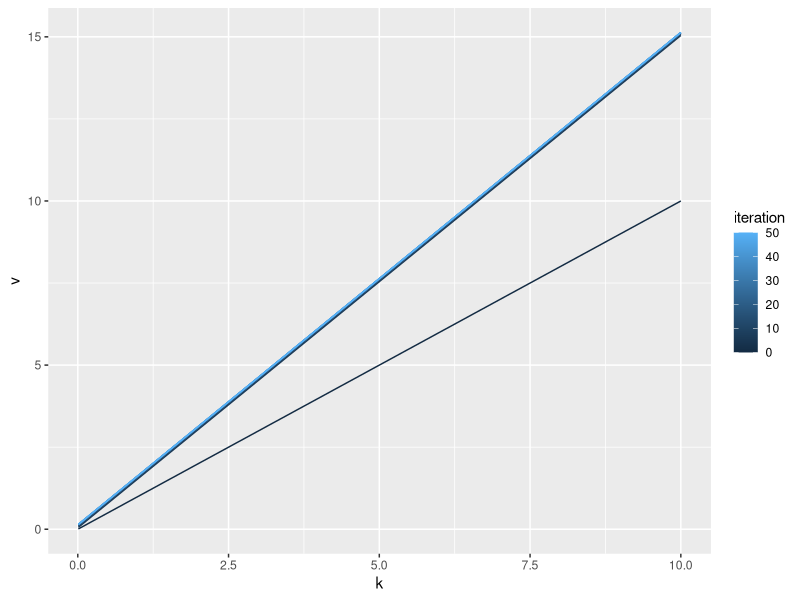

This figure's R source:
rm(list=ls())

# Parameter settings
discountFactor <- 0.9
returnsToScale <- 1.0
TFP <- 1.0
depreciation <- 1.0

## Settings for value function approximation
## We approximate V(k) by linearly interpolating between on k.grid
k.grid <- seq(from=0.01,to=10,length.out=100)
iterations <- 50 ## number of bellmanOperator iterations

## model primitives
productionFunction <- function(k) {
    return(k^returnsToScale)
}
utilityFunction <- function(c,k) {
    return(TFP*k - c - c^2/(2*k))
}
transitionFunction <- function(c,k) {
    return(c + (1-depreciation)*productionFunction(k))
}

## bellman operator
bellmanOperator <- function(V) {
    v.grid <- NA*k.grid
    p.grid <- v.grid
    ## Compute value for each point in grid
    for (i in 1:length(k.grid)) {
        k.old <- k.grid[i]
        obj <- function(c) {
            utilityFunction(c,k.old) + discountFactor*V(transitionFunction(c,k.old))
        }
        ## maximize utility plus next value
        res <- optimize(f=obj, interval=c(-100,100),
                        maximum=TRUE)
        v.grid[i] <- res$objective
        p.grid[i] <- res$maximum
    }
    return(list(value=approxfun(x=k.grid, y=v.grid,rule=2),
                policy=approxfun(x=k.grid, y=p.grid,rule=2)))
}

v0 <- function(k) { return(TFP*k) }
v <- list()
v.old <- v0
df <- data.frame(k=k.grid,v=v0(k.grid),c=0,iteration=0)
for (t in 1:iterations) {
    v[[t]] <- bellmanOperator(v.old)
    v.old <- v[[t]]$value
    cat("Completed ",t," of ",iterations," iterations.\n")
    if (t %% (floor(iterations/10))==0)
    df <- rbind(df,data.frame(k=k.grid,v=v[[t]]$value(k.grid),c=v[[t]]$policy(k.grid),iteration=t))
}

## plot results
library(ggplot2)
c <- (1+discountFactor*depreciation) +
      sqrt((1+discountFactor*depreciation)^2 -
           discountFactor^2*(4*TFP)) / discountFactor^2
ggplot(df,aes(x=k,y=v,colour=iteration,group=iteration)) +
    geom_line() 



